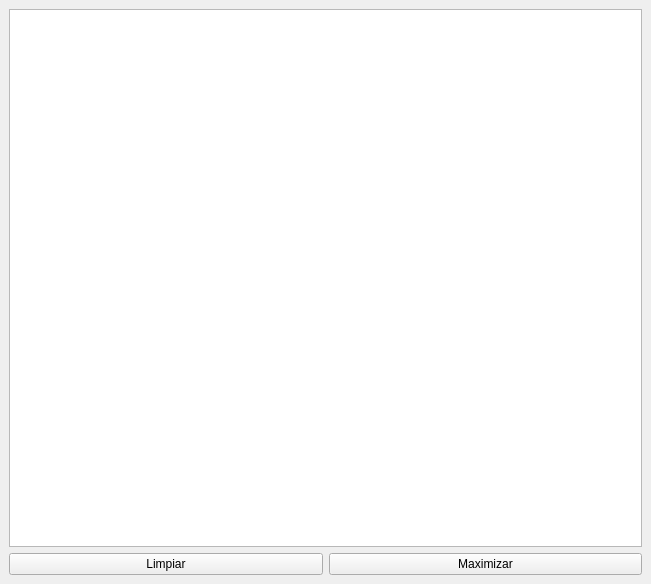
<?xml version="1.0" encoding="UTF-8"?>
<ui version="4.0">
 <class>MainWindow</class>
 <widget class="QMainWindow" name="MainWindow">
  <property name="geometry">
   <rect>
    <x>0</x>
    <y>0</y>
    <width>651</width>
    <height>584</height>
   </rect>
  </property>
  <property name="windowTitle">
   <string>Activitat 3</string>
  </property>
  <widget class="QWidget" name="centralwidget">
   <layout class="QVBoxLayout" name="verticalLayout_2">
    <item>
     <widget class="QTextEdit" name="textEdit"/>
    </item>
    <item>
     <layout class="QHBoxLayout" name="horizontalLayout">
      <item>
       <widget class="QPushButton" name="limpiar_boton">
        <property name="text">
         <string>Limpiar</string>
        </property>
       </widget>
      </item>
      <item>
       <widget class="QPushButton" name="maximizar_boton">
        <property name="text">
         <string>Maximizar</string>
        </property>
       </widget>
      </item>
     </layout>
    </item>
   </layout>
  </widget>
 </widget>
 <tabstops>
  <tabstop>textEdit</tabstop>
  <tabstop>limpiar_boton</tabstop>
 </tabstops>
 <resources/>
 <connections>
  <connection>
   <sender>limpiar_boton</sender>
   <signal>clicked()</signal>
   <receiver>textEdit</receiver>
   <slot>clear()</slot>
   <hints>
    <hint type="sourcelabel">
     <x>119</x>
     <y>364</y>
    </hint>
    <hint type="destinationlabel">
     <x>139</x>
     <y>266</y>
    </hint>
   </hints>
  </connection>
  <connection>
   <sender>maximizar_boton</sender>
   <signal>clicked()</signal>
   <receiver>MainWindow</receiver>
   <slot>showMaximized()</slot>
   <hints>
    <hint type="sourcelabel">
     <x>393</x>
     <y>368</y>
    </hint>
    <hint type="destinationlabel">
     <x>264</x>
     <y>194</y>
    </hint>
   </hints>
  </connection>
 </connections>
 <slots>
  <slot>mostrar_mensaje()</slot>
 </slots>
</ui>
